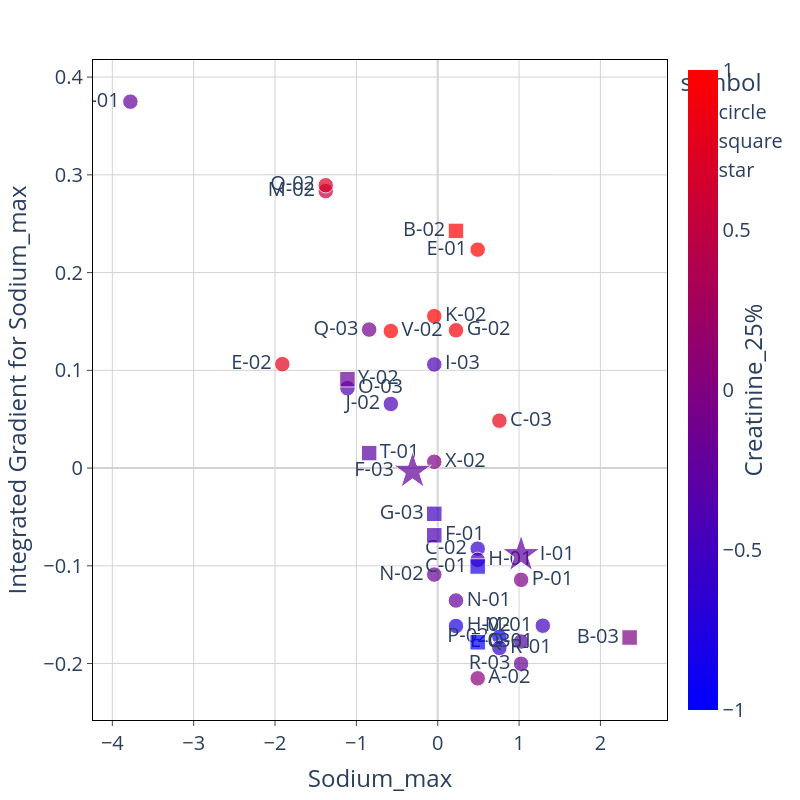
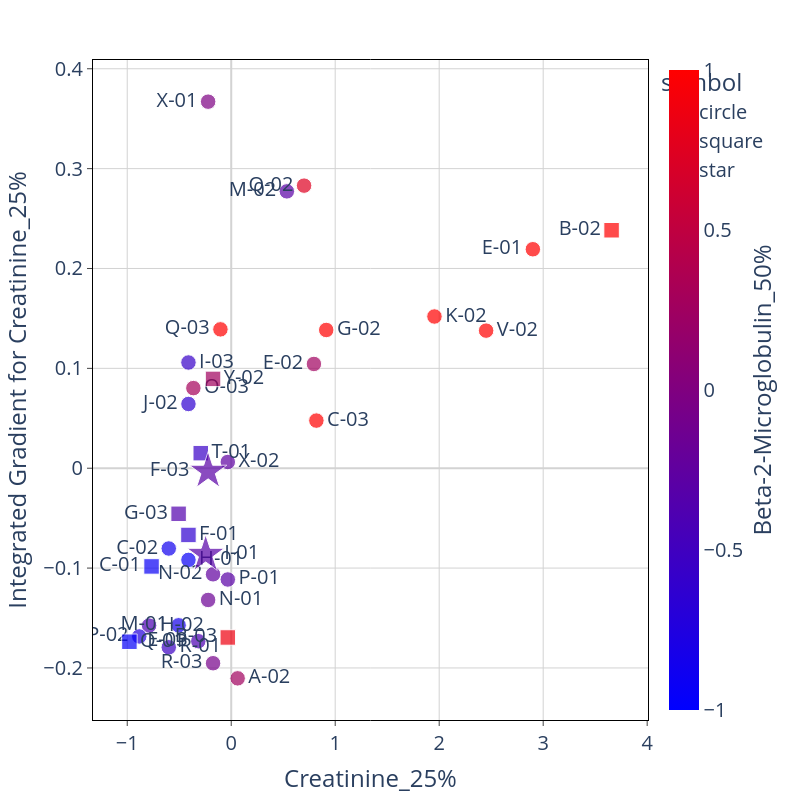
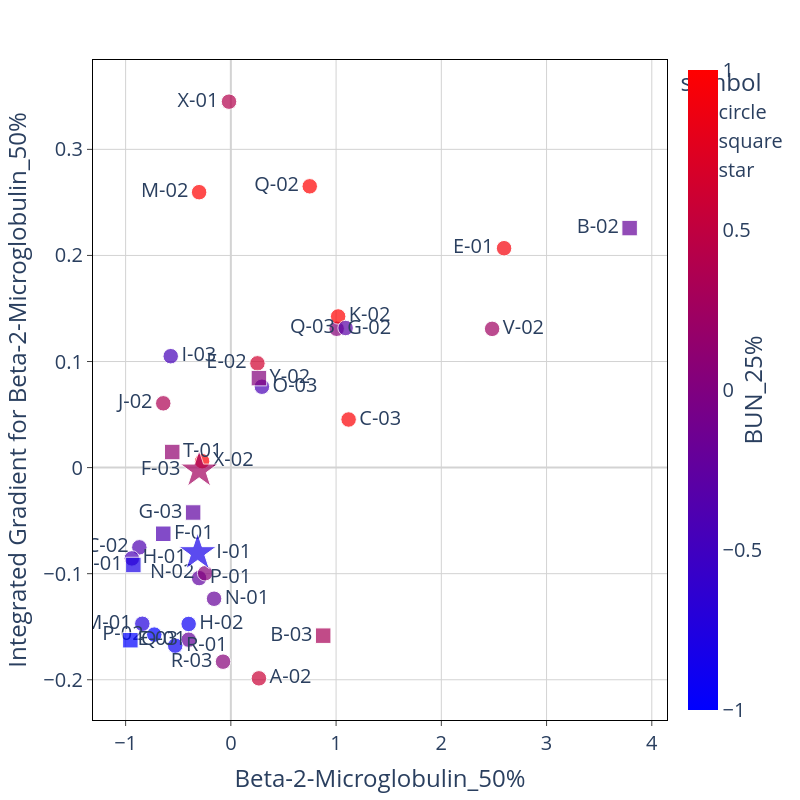
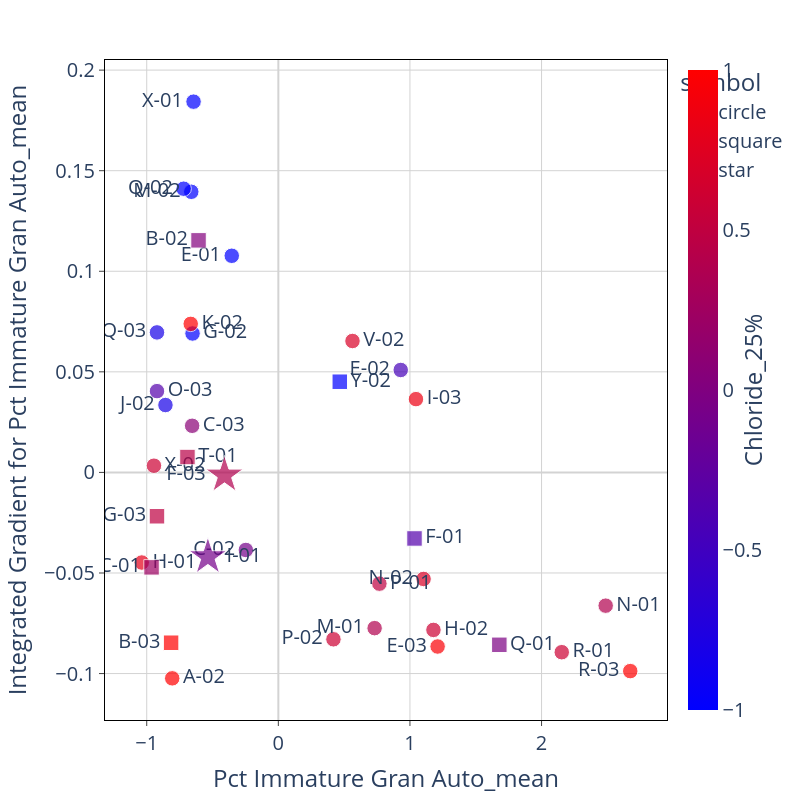

The notebook cell saved with these charts, in order:
### Code cell
feature_combinations = [[1,2], [2,3], [3,4], [5,6]]

for combo in feature_combinations: 
    a, b = combo
    feat_1 = IGtable.columns[feature_order[len(feature_order)-a]]
    feat_2 = IGtable.columns[feature_order[len(feature_order)-b]]
    
    
    fig=px.scatter(x = IG_x_concat[feat_1], y = IGtable_concat[feat_1], 
                     text= IGtable_concat['DeID'], 
                     color = IG_x_concat[feat_2],
                     symbol = IGtable_concat['Shape'], size = IGtable_concat['size'],
                     symbol_sequence = IGtable_concat['Shape'].unique().tolist()
                    )
    fig.update_traces(textposition = text_pos(IGtable_concat, feat_1))



    fig.update_layout(
        plot_bgcolor='white',
        autosize=False,
        width=800,
        height=800,
        coloraxis = {'colorscale':'Bluered'},
        xaxis_title = feat_1,
        yaxis_title = "Integrated Gradient for " + feat_1,
        font=dict(size=20)
    )

    fig.update_xaxes(
        zeroline=True,
        zerolinecolor='lightgrey',
        mirror=True,
        ticks='outside',
        showline=True,
        linecolor='black',
        gridcolor='lightgrey'
        )

    fig.update_yaxes(
        zeroline=True,
        zerolinecolor='lightgrey',
        mirror=True,
        ticks='outside',
        showline=True,
        linecolor='black',
        gridcolor='lightgrey'
    )

    fig.update_coloraxes(colorbar_showticklabels=True,
                        colorbar_title=dict(text=feat_2,side = "right"),
                        cmin = -1, cmax = 1)

    fig.show()

### Figure 1 — Plotly figure (JSON) as saved in the notebook; plotly's stock layout.template omitted (floating-point values rounded to 4 significant figures)
{"data": [{"hovertemplate": "symbol=circle<br>x=%{x}<br>y=%{y}<br>size=%{marker.size}<br>text=%{text}<br>color=%{marker.color}<extra></extra>", "legendgroup": "circle", "marker": {"color": [-0.0328, -0.2221, 0.06183, -0.6006, -0.4113, -0.3167, -0.7898, -0.5059, -0.0328, -0.1747, -0.2221, -0.8845, -0.6006, -0.1747, 0.8189, 0.7952, 0.9135, 2.901, -0.4113, -0.4113, 1.954, 0.535, -0.364, 0.7006, 2.451, -0.1038], "coloraxis": "coloraxis", "size": [6, 6, 6, 6, 6, 6, 6, 6, 6, 6, 6, 6, 6, 6, 6, 6, 6, 6, 6, 6, 6, 6, 6, 6, 6, 6], "sizemode": "area", "sizeref": 0.05, "symbol": "circle"}, "mode": "markers+text", "name": "circle", "orientation": "v", "showlegend": true, "text": ["X-02", "X-01", "A-02", "C-02", "H-01", "E-03", "H-02", "M-01", "P-01", "N-02", "N-01", "P-02", "R-01", "R-03", "C-03", "E-02", "G-02", "E-01", "I-03", "J-02", "K-02", "M-02", "O-03", "Q-02", "V-02", "Q-03"], "textposition": ["middle right", "middle left", "middle right", "middle left", "middle right", "middle left", "middle right", "middle left", "middle right", "middle left", "middle right", "middle left", "middle right", "middle left", "middle right", "middle left", "middle right", "middle left", "middle right", "middle left", "middle right", "middle left", "middle right", "middle left", "middle right", "middle left", "middle right", "middle left", "middle right", "middle left", "middle right", "middle left", "middle right", "middle left", "middle right", "middle left"], "type": "scatter", "x": [-0.04245, -3.778, 0.4913, 0.4913, 0.4913, 1.025, 0.2244, 1.292, 1.025, -0.04245, 0.2244, 0.7581, 0.7581, 1.025, 0.7581, -1.91, 0.2244, 0.4913, -0.04245, -0.5762, -0.04245, -1.377, -1.11, -1.377, -0.5762, -0.843], "xaxis": "x", "y": [0.00643, 0.3749, -0.2151, -0.08243, -0.09391, -0.1775, -0.1616, -0.1613, -0.1143, -0.109, -0.1355, -0.1727, -0.184, -0.2002, 0.04849, 0.1063, 0.141, 0.2235, 0.106, 0.06563, 0.1555, 0.2834, 0.08173, 0.2894, 0.1402, 0.1417], "yaxis": "y"}, {"hovertemplate": "symbol=square<br>x=%{x}<br>y=%{y}<br>size=%{marker.size}<br>text=%{text}<br>color=%{marker.color}<extra></extra>", "legendgroup": "square", "marker": {"color": [-0.293, 3.658, -0.1747, -0.0328, -0.4113, -0.5059, -0.9791, -0.7662], "coloraxis": "coloraxis", "size": [6, 6, 6, 6, 6, 6, 6, 6], "sizemode": "area", "sizeref": 0.05, "symbol": "square"}, "mode": "markers+text", "name": "square", "orientation": "v", "showlegend": true, "text": ["T-01", "B-02", "Y-02", "B-03", "F-01", "G-03", "Q-01", "C-01"], "textposition": ["middle right", "middle left", "middle right", "middle left", "middle right", "middle left", "middle right", "middle left", "middle right", "middle left", "middle right", "middle left", "middle right", "middle left", "middle right", "middle left", "middle right", "middle left", "middle right", "middle left", "middle right", "middle left", "middle right", "middle left", "middle right", "middle left", "middle right", "middle left", "middle right", "middle left", "middle right", "middle left", "middle right", "middle left", "middle right", "middle left"], "type": "scatter", "x": [-0.843, 0.2244, -1.11, 2.359, -0.04245, -0.04245, 0.4913, 0.4913], "xaxis": "x", "y": [0.01533, 0.2427, 0.09094, -0.1733, -0.06879, -0.04678, -0.1782, -0.1007], "yaxis": "y"}, {"hovertemplate": "symbol=star<br>x=%{x}<br>y=%{y}<br>size=%{marker.size}<br>text=%{text}<br>color=%{marker.color}<extra></extra>", "legendgroup": "star", "marker": {"color": [-0.2457, -0.2221], "coloraxis": "coloraxis", "size": [20, 20], "sizemode": "area", "sizeref": 0.05, "symbol": "star"}, "mode": "markers+text", "name": "star", "orientation": "v", "showlegend": true, "text": ["I-01", "F-03"], "textposition": ["middle right", "middle left", "middle right", "middle left", "middle right", "middle left", "middle right", "middle left", "middle right", "middle left", "middle right", "middle left", "middle right", "middle left", "middle right", "middle left", "middle right", "middle left", "middle right", "middle left", "middle right", "middle left", "middle right", "middle left", "middle right", "middle left", "middle right", "middle left", "middle right", "middle left", "middle right", "middle left", "middle right", "middle left", "middle right", "middle left"], "type": "scatter", "x": [1.025, -0.3093], "xaxis": "x", "y": [-0.08861, -0.003311], "yaxis": "y"}], "layout": {"autosize": false, "coloraxis": {"cmax": 1, "cmin": -1, "colorbar": {"showticklabels": true, "title": {"side": "right", "text": "Creatinine_25%"}}, "colorscale": [[0, "rgb(0,0,255)"], [1, "rgb(255,0,0)"]]}, "font": {"size": 20}, "height": 800, "legend": {"itemsizing": "constant", "title": {"text": "symbol"}, "tracegroupgap": 0}, "margin": {"t": 60}, "plot_bgcolor": "white", "width": 800, "xaxis": {"anchor": "y", "autorange": true, "domain": [0, 1], "gridcolor": "lightgrey", "linecolor": "black", "mirror": true, "range": [-4.237, 2.818], "showline": true, "ticks": "outside", "title": {"text": "Sodium_max"}, "type": "linear", "zeroline": true, "zerolinecolor": "lightgrey"}, "yaxis": {"anchor": "x", "autorange": true, "domain": [0, 1], "gridcolor": "lightgrey", "linecolor": "black", "mirror": true, "range": [-0.2577, 0.4175], "showline": true, "ticks": "outside", "title": {"text": "Integrated Gradient for Sodium_max"}, "type": "linear", "zeroline": true, "zerolinecolor": "lightgrey"}}}

### Figure 2 — Plotly figure (JSON) as saved in the notebook; plotly's stock layout.template omitted (floating-point values rounded to 4 significant figures)
{"data": [{"hovertemplate": "symbol=circle<br>x=%{x}<br>y=%{y}<br>size=%{marker.size}<br>text=%{text}<br>color=%{marker.color}<extra></extra>", "legendgroup": "circle", "marker": {"color": [-0.2731, -0.01743, 0.2667, -0.8697, -0.9407, -0.401, -0.401, -0.8413, -0.3015, -0.2447, -0.1595, -0.7277, -0.5288, -0.07425, 1.119, 0.2525, 1.005, 2.596, -0.5714, -0.6424, 1.019, -0.3015, 0.2951, 0.7496, 2.483, 1.091], "coloraxis": "coloraxis", "size": [6, 6, 6, 6, 6, 6, 6, 6, 6, 6, 6, 6, 6, 6, 6, 6, 6, 6, 6, 6, 6, 6, 6, 6, 6, 6], "sizemode": "area", "sizeref": 0.05, "symbol": "circle"}, "mode": "markers+text", "name": "circle", "orientation": "v", "showlegend": true, "text": ["X-02", "X-01", "A-02", "C-02", "H-01", "E-03", "H-02", "M-01", "P-01", "N-02", "N-01", "P-02", "R-01", "R-03", "C-03", "E-02", "G-02", "E-01", "I-03", "J-02", "K-02", "M-02", "O-03", "Q-02", "V-02", "Q-03"], "textposition": ["middle right", "middle left", "middle right", "middle left", "middle right", "middle left", "middle right", "middle left", "middle right", "middle left", "middle right", "middle left", "middle right", "middle left", "middle right", "middle left", "middle right", "middle left", "middle right", "middle left", "middle right", "middle left", "middle right", "middle left", "middle right", "middle left", "middle right", "middle left", "middle right", "middle left", "middle right", "middle left", "middle right", "middle left", "middle right", "middle left"], "type": "scatter", "x": [-0.0328, -0.2221, 0.06183, -0.6006, -0.4113, -0.3167, -0.7898, -0.5059, -0.0328, -0.1747, -0.2221, -0.8845, -0.6006, -0.1747, 0.8189, 0.7952, 0.9135, 2.901, -0.4113, -0.4113, 1.954, 0.535, -0.364, 0.7006, 2.451, -0.1038], "xaxis": "x", "y": [0.006231, 0.3671, -0.2104, -0.08038, -0.0918, -0.1732, -0.1576, -0.1573, -0.1114, -0.1062, -0.1319, -0.1684, -0.1793, -0.1953, 0.04769, 0.1044, 0.1384, 0.2193, 0.1059, 0.06433, 0.1519, 0.2772, 0.08023, 0.283, 0.1378, 0.139], "yaxis": "y"}, {"hovertemplate": "symbol=square<br>x=%{x}<br>y=%{y}<br>size=%{marker.size}<br>text=%{text}<br>color=%{marker.color}<extra></extra>", "legendgroup": "square", "marker": {"color": [-0.5572, 3.789, 0.2667, 0.8775, -0.6424, -0.3583, -0.9549, -0.9265], "coloraxis": "coloraxis", "size": [6, 6, 6, 6, 6, 6, 6, 6], "sizemode": "area", "sizeref": 0.05, "symbol": "square"}, "mode": "markers+text", "name": "square", "orientation": "v", "showlegend": true, "text": ["T-01", "B-02", "Y-02", "B-03", "F-01", "G-03", "Q-01", "C-01"], "textposition": ["middle right", "middle left", "middle right", "middle left", "middle right", "middle left", "middle right", "middle left", "middle right", "middle left", "middle right", "middle left", "middle right", "middle left", "middle right", "middle left", "middle right", "middle left", "middle right", "middle left", "middle right", "middle left", "middle right", "middle left", "middle right", "middle left", "middle right", "middle left", "middle right", "middle left", "middle right", "middle left", "middle right", "middle left", "middle right", "middle left"], "type": "scatter", "x": [-0.293, 3.658, -0.1747, -0.0328, -0.4113, -0.5059, -0.9791, -0.7662], "xaxis": "x", "y": [0.01507, 0.2383, 0.08945, -0.1695, -0.0668, -0.04563, -0.1737, -0.09834], "yaxis": "y"}, {"hovertemplate": "symbol=star<br>x=%{x}<br>y=%{y}<br>size=%{marker.size}<br>text=%{text}<br>color=%{marker.color}<extra></extra>", "legendgroup": "star", "marker": {"color": [-0.3157, -0.3015], "coloraxis": "coloraxis", "size": [20, 20], "sizemode": "area", "sizeref": 0.05, "symbol": "star"}, "mode": "markers+text", "name": "star", "orientation": "v", "showlegend": true, "text": ["I-01", "F-03"], "textposition": ["middle right", "middle left", "middle right", "middle left", "middle right", "middle left", "middle right", "middle left", "middle right", "middle left", "middle right", "middle left", "middle right", "middle left", "middle right", "middle left", "middle right", "middle left", "middle right", "middle left", "middle right", "middle left", "middle right", "middle left", "middle right", "middle left", "middle right", "middle left", "middle right", "middle left", "middle right", "middle left", "middle right", "middle left", "middle right", "middle left"], "type": "scatter", "x": [-0.2457, -0.2221], "xaxis": "x", "y": [-0.0863, -0.003091], "yaxis": "y"}], "layout": {"autosize": false, "coloraxis": {"cmax": 1, "cmin": -1, "colorbar": {"showticklabels": true, "title": {"side": "right", "text": "Beta-2-Microglobulin_50%"}}, "colorscale": [[0, "rgb(0,0,255)"], [1, "rgb(255,0,0)"]]}, "font": {"size": 20}, "height": 800, "legend": {"itemsizing": "constant", "title": {"text": "symbol"}, "tracegroupgap": 0}, "margin": {"t": 60}, "plot_bgcolor": "white", "width": 800, "xaxis": {"anchor": "y", "autorange": true, "domain": [0, 1], "gridcolor": "lightgrey", "linecolor": "black", "mirror": true, "range": [-1.326, 4.004], "showline": true, "ticks": "outside", "title": {"text": "Creatinine_25%"}, "type": "linear", "zeroline": true, "zerolinecolor": "lightgrey"}, "yaxis": {"anchor": "x", "autorange": true, "domain": [0, 1], "gridcolor": "lightgrey", "linecolor": "black", "mirror": true, "range": [-0.2521, 0.4088], "showline": true, "ticks": "outside", "title": {"text": "Integrated Gradient for Creatinine_25%"}, "type": "linear", "zeroline": true, "zerolinecolor": "lightgrey"}}}

### Figure 3 — Plotly figure (JSON) as saved in the notebook; plotly's stock layout.template omitted (floating-point values rounded to 4 significant figures)
{"data": [{"hovertemplate": "symbol=circle<br>x=%{x}<br>y=%{y}<br>size=%{marker.size}<br>text=%{text}<br>color=%{marker.color}<extra></extra>", "legendgroup": "circle", "marker": {"color": [0.992, 0.4013, 0.5763, -0.3864, -0.4301, -0.2113, -0.9115, -0.7364, -0.2551, 0.05122, -0.2113, -1.349, -0.9115, 0.05122, 0.9701, 0.642, 0.05122, 0.9264, -0.452, 0.3575, 3.224, 2.589, -0.4301, 3.267, 0.2481, -0.2988], "coloraxis": "coloraxis", "size": [6, 6, 6, 6, 6, 6, 6, 6, 6, 6, 6, 6, 6, 6, 6, 6, 6, 6, 6, 6, 6, 6, 6, 6, 6, 6], "sizemode": "area", "sizeref": 0.05, "symbol": "circle"}, "mode": "markers+text", "name": "circle", "orientation": "v", "showlegend": true, "text": ["X-02", "X-01", "A-02", "C-02", "H-01", "E-03", "H-02", "M-01", "P-01", "N-02", "N-01", "P-02", "R-01", "R-03", "C-03", "E-02", "G-02", "E-01", "I-03", "J-02", "K-02", "M-02", "O-03", "Q-02", "V-02", "Q-03"], "textposition": ["middle right", "middle left", "middle right", "middle left", "middle right", "middle left", "middle right", "middle left", "middle right", "middle left", "middle right", "middle left", "middle right", "middle left", "middle right", "middle left", "middle right", "middle left", "middle right", "middle left", "middle right", "middle left", "middle right", "middle left", "middle right", "middle left", "middle right", "middle left", "middle right", "middle left", "middle right", "middle left", "middle right", "middle left", "middle right", "middle left"], "type": "scatter", "x": [-0.2731, -0.01743, 0.2667, -0.8697, -0.9407, -0.401, -0.401, -0.8413, -0.3015, -0.2447, -0.1595, -0.7277, -0.5288, -0.07425, 1.119, 0.2525, 1.005, 2.596, -0.5714, -0.6424, 1.019, -0.3015, 0.2951, 0.7496, 2.483, 1.091], "xaxis": "x", "y": [0.006064, 0.345, -0.1987, -0.07517, -0.08559, -0.1622, -0.1474, -0.1472, -0.1042, -0.0996, -0.1236, -0.1574, -0.1679, -0.183, 0.04534, 0.09829, 0.1309, 0.2068, 0.105, 0.0606, 0.1425, 0.2596, 0.07623, 0.2652, 0.1308, 0.1316], "yaxis": "y"}, {"hovertemplate": "symbol=square<br>x=%{x}<br>y=%{y}<br>size=%{marker.size}<br>text=%{text}<br>color=%{marker.color}<extra></extra>", "legendgroup": "square", "marker": {"color": [0.1387, -0.2113, 0.02934, 0.3138, -0.3864, -0.2551, -1.174, -0.8021], "coloraxis": "coloraxis", "size": [6, 6, 6, 6, 6, 6, 6, 6], "sizemode": "area", "sizeref": 0.05, "symbol": "square"}, "mode": "markers+text", "name": "square", "orientation": "v", "showlegend": true, "text": ["T-01", "B-02", "Y-02", "B-03", "F-01", "G-03", "Q-01", "C-01"], "textposition": ["middle right", "middle left", "middle right", "middle left", "middle right", "middle left", "middle right", "middle left", "middle right", "middle left", "middle right", "middle left", "middle right", "middle left", "middle right", "middle left", "middle right", "middle left", "middle right", "middle left", "middle right", "middle left", "middle right", "middle left", "middle right", "middle left", "middle right", "middle left", "middle right", "middle left", "middle right", "middle left", "middle right", "middle left", "middle right", "middle left"], "type": "scatter", "x": [-0.5572, 3.789, 0.2667, 0.8775, -0.6424, -0.3583, -0.9549, -0.9265], "xaxis": "x", "y": [0.0147, 0.2258, 0.08436, -0.1584, -0.06238, -0.04233, -0.1627, -0.09183], "yaxis": "y"}, {"hovertemplate": "symbol=star<br>x=%{x}<br>y=%{y}<br>size=%{marker.size}<br>text=%{text}<br>color=%{marker.color}<extra></extra>", "legendgroup": "star", "marker": {"color": [-0.824, 0.27], "coloraxis": "coloraxis", "size": [20, 20], "sizemode": "area", "sizeref": 0.05, "symbol": "star"}, "mode": "markers+text", "name": "star", "orientation": "v", "showlegend": true, "text": ["I-01", "F-03"], "textposition": ["middle right", "middle left", "middle right", "middle left", "middle right", "middle left", "middle right", "middle left", "middle right", "middle left", "middle right", "middle left", "middle right", "middle left", "middle right", "middle left", "middle right", "middle left", "middle right", "middle left", "middle right", "middle left", "middle right", "middle left", "middle right", "middle left", "middle right", "middle left", "middle right", "middle left", "middle right", "middle left", "middle right", "middle left", "middle right", "middle left"], "type": "scatter", "x": [-0.3157, -0.3015], "xaxis": "x", "y": [-0.0803, -0.002428], "yaxis": "y"}], "layout": {"autosize": false, "coloraxis": {"cmax": 1, "cmin": -1, "colorbar": {"showticklabels": true, "title": {"side": "right", "text": "BUN_25%"}}, "colorscale": [[0, "rgb(0,0,255)"], [1, "rgb(255,0,0)"]]}, "font": {"size": 20}, "height": 800, "legend": {"itemsizing": "constant", "title": {"text": "symbol"}, "tracegroupgap": 0}, "margin": {"t": 60}, "plot_bgcolor": "white", "width": 800, "xaxis": {"anchor": "y", "autorange": true, "domain": [0, 1], "gridcolor": "lightgrey", "linecolor": "black", "mirror": true, "range": [-1.31, 4.144], "showline": true, "ticks": "outside", "title": {"text": "Beta-2-Microglobulin_50%"}, "type": "linear", "zeroline": true, "zerolinecolor": "lightgrey"}, "yaxis": {"anchor": "x", "autorange": true, "domain": [0, 1], "gridcolor": "lightgrey", "linecolor": "black", "mirror": true, "range": [-0.2379, 0.3842], "showline": true, "ticks": "outside", "title": {"text": "Integrated Gradient for Beta-2-Microglobulin_50%"}, "type": "linear", "zeroline": true, "zerolinecolor": "lightgrey"}}}

### Figure 4 — Plotly figure (JSON) as saved in the notebook; plotly's stock layout.template omitted (floating-point values rounded to 4 significant figures)
{"data": [{"hovertemplate": "symbol=circle<br>x=%{x}<br>y=%{y}<br>size=%{marker.size}<br>text=%{text}<br>color=%{marker.color}<extra></extra>", "legendgroup": "circle", "marker": {"color": [0.5978, -3.646, 1.017, -0.08335, 0.8073, 0.9645, 0.5978, 0.3882, 0.493, 0.7026, 0.3882, 0.5978, 0.5978, 1.436, 0.07383, -0.4501, -1.288, -1.288, 0.8597, -0.8169, 1.017, -2.336, -0.3453, -1.288, 0.7026, -0.8169], "coloraxis": "coloraxis", "size": [6, 6, 6, 6, 6, 6, 6, 6, 6, 6, 6, 6, 6, 6, 6, 6, 6, 6, 6, 6, 6, 6, 6, 6, 6, 6], "sizemode": "area", "sizeref": 0.05, "symbol": "circle"}, "mode": "markers+text", "name": "circle", "orientation": "v", "showlegend": true, "text": ["X-02", "X-01", "A-02", "C-02", "H-01", "E-03", "H-02", "M-01", "P-01", "N-02", "N-01", "P-02", "R-01", "R-03", "C-03", "E-02", "G-02", "E-01", "I-03", "J-02", "K-02", "M-02", "O-03", "Q-02", "V-02", "Q-03"], "textposition": ["middle right", "middle left", "middle right", "middle left", "middle right", "middle left", "middle right", "middle left", "middle right", "middle left", "middle right", "middle left", "middle right", "middle left", "middle right", "middle left", "middle right", "middle left", "middle right", "middle left", "middle right", "middle left", "middle right", "middle left", "middle right", "middle left", "middle right", "middle left", "middle right", "middle left", "middle right", "middle left", "middle right", "middle left", "middle right", "middle left"], "type": "scatter", "x": [-0.9451, -0.6442, -0.8062, -0.2468, -1.038, 1.21, 1.179, 0.7315, 0.7679, 1.104, 2.487, 0.4187, 2.154, 2.674, -0.6549, 0.9299, -0.6519, -0.3539, 1.046, -0.8577, -0.6657, -0.6616, -0.922, -0.7194, 0.5634, -0.922], "xaxis": "x", "y": [0.003335, 0.1843, -0.1024, -0.03856, -0.0448, -0.08655, -0.0783, -0.07741, -0.05531, -0.05297, -0.06624, -0.08296, -0.08938, -0.09878, 0.02318, 0.05093, 0.06907, 0.1077, 0.03644, 0.0335, 0.07385, 0.1395, 0.04042, 0.141, 0.06533, 0.06961], "yaxis": "y"}, {"hovertemplate": "symbol=square<br>x=%{x}<br>y=%{y}<br>size=%{marker.size}<br>text=%{text}<br>color=%{marker.color}<extra></extra>", "legendgroup": "square", "marker": {"color": [0.4406, 0.02143, -1.288, 2.065, -0.3453, 0.493, -0.03096, 0.231], "coloraxis": "coloraxis", "size": [6, 6, 6, 6, 6, 6, 6, 6], "sizemode": "area", "sizeref": 0.05, "symbol": "square"}, "mode": "markers+text", "name": "square", "orientation": "v", "showlegend": true, "text": ["T-01", "B-02", "Y-02", "B-03", "F-01", "G-03", "Q-01", "C-01"], "textposition": ["middle right", "middle left", "middle right", "middle left", "middle right", "middle left", "middle right", "middle left", "middle right", "middle left", "middle right", "middle left", "middle right", "middle left", "middle right", "middle left", "middle right", "middle left", "middle right", "middle left", "middle right", "middle left", "middle right", "middle left", "middle right", "middle left", "middle right", "middle left", "middle right", "middle left", "middle right", "middle left", "middle right", "middle left", "middle right", "middle left"], "type": "scatter", "x": [-0.6905, -0.6063, 0.4669, -0.8148, 1.035, -0.922, 1.679, -0.9633], "xaxis": "x", "y": [0.007656, 0.1154, 0.04509, -0.08468, -0.03283, -0.0218, -0.08569, -0.0472], "yaxis": "y"}, {"hovertemplate": "symbol=star<br>x=%{x}<br>y=%{y}<br>size=%{marker.size}<br>text=%{text}<br>color=%{marker.color}<extra></extra>", "legendgroup": "star", "marker": {"color": [-0.08335, 0.3882], "coloraxis": "coloraxis", "size": [20, 20], "sizemode": "area", "sizeref": 0.05, "symbol": "star"}, "mode": "markers+text", "name": "star", "orientation": "v", "showlegend": true, "text": ["I-01", "F-03"], "textposition": ["middle right", "middle left", "middle right", "middle left", "middle right", "middle left", "middle right", "middle left", "middle right", "middle left", "middle right", "middle left", "middle right", "middle left", "middle right", "middle left", "middle right", "middle left", "middle right", "middle left", "middle right", "middle left", "middle right", "middle left", "middle right", "middle left", "middle right", "middle left", "middle right", "middle left", "middle right", "middle left", "middle right", "middle left", "middle right", "middle left"], "type": "scatter", "x": [-0.5354, -0.4094], "xaxis": "x", "y": [-0.04198, -0.001404], "yaxis": "y"}], "layout": {"autosize": false, "coloraxis": {"cmax": 1, "cmin": -1, "colorbar": {"showticklabels": true, "title": {"side": "right", "text": "Chloride_25%"}}, "colorscale": [[0, "rgb(0,0,255)"], [1, "rgb(255,0,0)"]]}, "font": {"size": 20}, "height": 800, "legend": {"itemsizing": "constant", "title": {"text": "symbol"}, "tracegroupgap": 0}, "margin": {"t": 60}, "plot_bgcolor": "white", "width": 800, "xaxis": {"anchor": "y", "autorange": true, "domain": [0, 1], "gridcolor": "lightgrey", "linecolor": "black", "mirror": true, "range": [-1.317, 2.953], "showline": true, "ticks": "outside", "title": {"text": "Pct Immature Gran Auto_mean"}, "type": "linear", "zeroline": true, "zerolinecolor": "lightgrey"}, "yaxis": {"anchor": "x", "autorange": true, "domain": [0, 1], "gridcolor": "lightgrey", "linecolor": "black", "mirror": true, "range": [-0.1231, 0.205], "showline": true, "ticks": "outside", "title": {"text": "Integrated Gradient for Pct Immature Gran Auto_mean"}, "type": "linear", "zeroline": true, "zerolinecolor": "lightgrey"}}}
